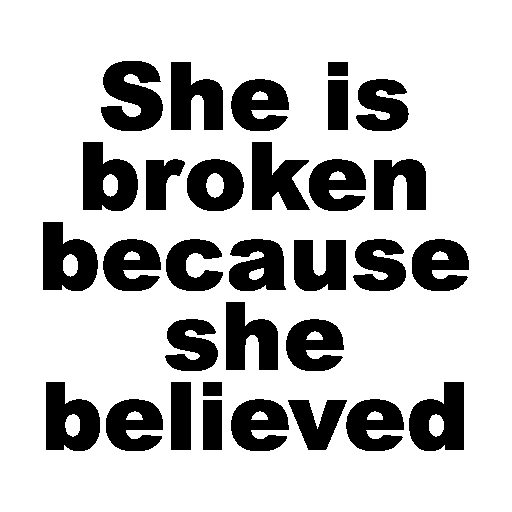
#> input picture Image Processing 2/Assignment22/a.tif, 512 x 512 px
$ python Decrypt_image.py
#> lines starting #> are read from the running program, lines starting #| are printed output that depends on the picture; after the words box and inside, x2 and y2 are one past the last pixel; in counts of white or black regions, pixels touching at a corner belong together
import cv2

img1 = cv2.imread("Assignment22/a.tif",0)
#> img1: shape (512, 512); 76.8% white; 31 black regions, largest, box (x1, y1, x2, y2) and area: (101, 61, 163, 131) 3002, (409, 382, 464, 451) 2659, (83, 142, 138, 211) 2651
img2 =cv2.imread("Assignment22/b.tif",0)
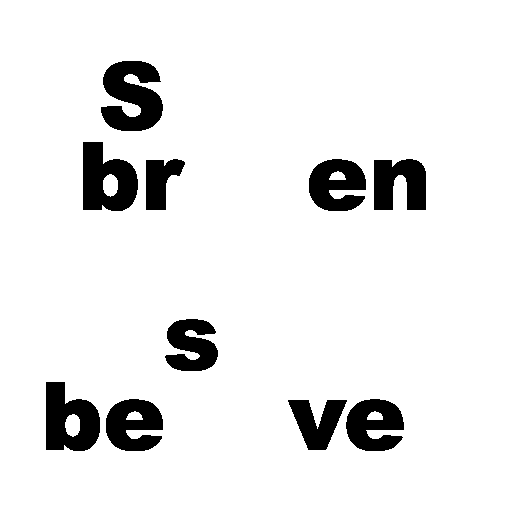
#> input picture Image Processing 2/Assignment22/b.tif, 512 x 512 px
#> img2: shape (512, 512); 91.8% white; 10 black regions, largest, box (x1, y1, x2, y2) and area: (101, 61, 163, 131) 3002, (83, 142, 138, 211) 2651, (46, 382, 100, 451) 2596
img = img2 - img1
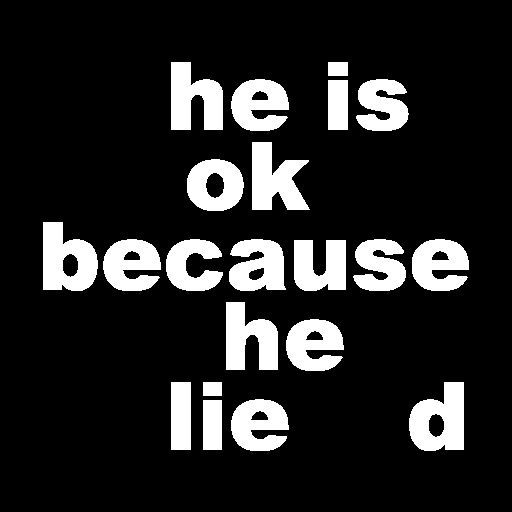
#> img: shape (512, 512); 15% white; 21 white regions, largest, box (x1, y1, x2, y2) and area: (409, 382, 464, 451) 2659, (43, 222, 98, 291) 2647, (252, 142, 310, 210) 2518

cv2.imshow("Decrypt Image",img)
cv2.waitKey()
